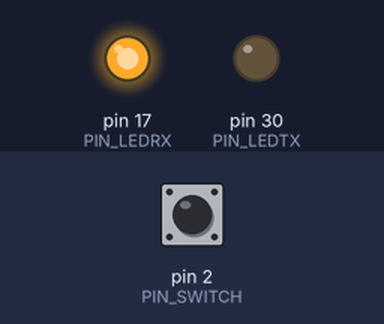
Simulated run of this sketch. Board: SparkFun Pro Micro, built with avr-gcc and run on an emulated ATmega32U4. Parts: output pins drawn as LEDs (lit = HIGH). The test bench sets the inputs (shaded band); at power-on: pin 2 (PIN_SWITCH) HIGH. USB keyboard and mouse output is not drawn.

Above: at 1.2 s.
1.3 s: pin 2 (PIN_SWITCH) pulled LOW for 0.15 s
At 2.1 s:
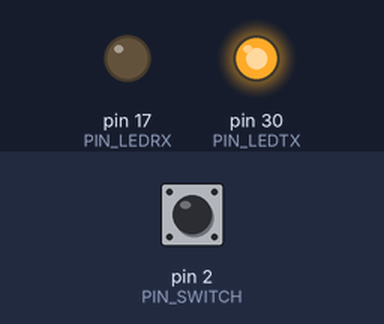
3.9 s: pin 2 (PIN_SWITCH) pulled LOW for 3.2 s
At 8.2 s:
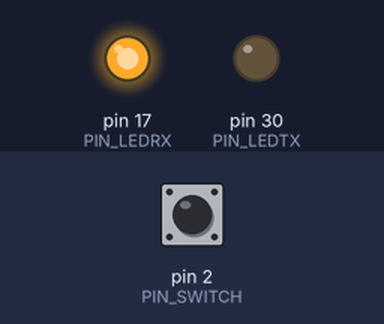
Timing chart, 0 to 9.7 s (numbered marks = the images above; inputs shaded):
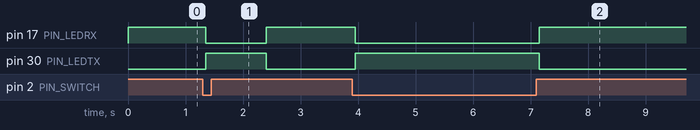

Measured:
- after the input at 1.3 s, pin 17 (PIN_LEDRX): HIGH → LOW after 0.05 s, → HIGH 1.1 s later; pin 30 (PIN_LEDTX): LOW → HIGH after 0.05 s, → LOW 1.1 s later
- after the input at 3.9 s, pin 17 (PIN_LEDRX): HIGH → LOW after 0.05 s, → HIGH 3.2 s later; pin 30 (PIN_LEDTX): LOW → HIGH after 0.05 s, → LOW 3.2 s later

The sketch:

HIDLocker.ino
```cpp
/*
  スイッチを話した時にキーを発行する(WIN + L)
  スイッチを押した時にキーを発行する(SHIFT)

  ツール -> ボード -> SparkFun AVR Boards -> SparkFun ProMicro
  ツール -> プロセッサ -> ATmega32U4(5V, 16MHz)
*/
#include <Arduino.h>
#include <Keyboard.h>
#include "keycodes.h"

#define PIN_SWITCH 2
#define PIN_LEDRX 17
#define PIN_LEDTX 30
#define KEYCODE_UP KC_LEFT_SHIFT
#define KEYCODE_DOWN KC_L
#define KEYCODE_MOD KC_LEFT_GUI

typedef enum {
  SS_IDLE
  , SS_CHAT
  , SS_GUARD
} SWITCH_STATE;

SWITCH_STATE state = SS_IDLE;
typedef void (*FUNC_STATE)();
unsigned long millis_start;
int switch_bit; // 確定したキー

#define switch_bit_in() digitalRead(PIN_SWITCH)

//***************************************************
// led
//***************************************************
void led(bool on) {
  digitalWrite(PIN_LEDRX, on ? HIGH : LOW);
  digitalWrite(PIN_LEDTX, !on ? HIGH : LOW);
}

//***************************************************
// stt_ss_idle
//***************************************************
void stt_ss_idle() {
  if (switch_bit !=  switch_bit_in()) {
    millis_start = millis();
    state = SS_CHAT;
  }
}

//***************************************************
// stt_ss_chat
//***************************************************
void stt_ss_chat() {
  int bit = switch_bit_in();

  if (switch_bit == bit) {
    state = SS_IDLE;
  }

  if ((millis() - millis_start) > 50) {
    millis_start = millis();
    switch_bit = bit;//キー確定

    if (switch_bit == LOW) {
      //スイッチ押した時
      Keyboard.press(KEYCODE_UP);
      Keyboard.release(KEYCODE_UP);
    } else {
      //スイッチ離した時
      Keyboard.press(KEYCODE_MOD);
      Keyboard.press(KEYCODE_DOWN);
      Keyboard.release(KEYCODE_DOWN);
      Keyboard.release(KEYCODE_MOD);
    }
    state = SS_GUARD;
    //    state = SS_CHANGED;
  }
}

//***************************************************
// stt_ss_guard
//***************************************************
void stt_ss_guard() {
  if ((millis() - millis_start) > 1000) {
    state = SS_IDLE;
  }
}

FUNC_STATE func_state[] = {
  stt_ss_idle
  , stt_ss_chat
  , stt_ss_guard
};

//=====================================================
// setup
//=====================================================
void setup() {
  Keyboard.begin();
  pinMode(PIN_LEDRX, OUTPUT);
  pinMode(PIN_LEDTX, OUTPUT);
  pinMode(PIN_SWITCH, INPUT_PULLUP);

  switch_bit = switch_bit_in();
}

//=====================================================
// loop
//=====================================================
void loop() {
  func_state[state]();
  led(switch_bit);
}
```

keycodes.h
```cpp
#ifndef KEYCODES_H
#define KEYCODES_H

#define KC_NONE 0x00

#define KC_SPC  0x20 // ' ' SPACE
#define KC_EXLM 0x21 // !
#define KC_DQUO 0x22 // "
#define KC_HASH 0x23 // #
#define KC_DLR  0x24 // $
#define KC_PERC 0x25 // %
#define KC_AMPR 0x26 // &
#define KC_QUOT 0x27 // '
#define KC_LPRN 0x28 // (
#define KC_RPRN 0x29 // )
#define KC_ASTR 0x2A // *
#define KC_PLUS 0x2B // +
#define KC_COMM 0x2C // ,
#define KC_MINS 0x2D // -
#define KC_DOT  0x2E // .
#define KC_SLSH 0x2F // /

#define KC_0	0x30
#define KC_1	0x31
#define KC_2	0x32
#define KC_3	0x33
#define KC_4	0x34
#define KC_5	0x35
#define KC_6	0x36
#define KC_7	0x37
#define KC_8	0x38
#define KC_9	0x39
#define KC_COLN 0x3A // :
#define KC_SCLN 0x3B // ;
#define KC_LABK 0x3C // <
#define KC_EQL  0x3D // =
#define KC_RABK 0x3E // >
#define KC_QUES 0x3F // ?

#define KC_AT   0x40 // @

// 0x41..0x5A A..Z

#define KC_LBRC 0x5B // [
#define KC_BSLS 0x5C // backslash
#define KC_RBRC 0x5D // ]
#define KC_CIRC 0x5E // ^
#define KC_UNDS 0x5F // _

#define KC_GRAVE  0x60 // `
#define KC_A	0x61
#define KC_B	0x62
#define KC_C	0x63
#define KC_D	0x64
#define KC_E	0x65
#define KC_F	0x66
#define KC_G	0x67
#define KC_H	0x68
#define KC_I	0x69
#define KC_J	0x6A
#define KC_K	0x6B
#define KC_L	0x6C
#define KC_M	0x6D
#define KC_N	0x6E
#define KC_O	0x6F
#define KC_P	0x70
#define KC_Q	0x71
#define KC_R	0x72
#define KC_S	0x73
#define KC_T	0x74
#define KC_U	0x75
#define KC_V	0x76
#define KC_W	0x77
#define KC_X	0x78
#define KC_Y	0x79
#define KC_Z	0x7A
#define KC_LCBR 0x7B // {
#define KC_PIPE 0x7C // |
#define KC_RCBR 0x7D // }
#define KC_TILD 0x7E // ~

// https://www.arduino.cc/en/Reference/KeyboardModifiers
// http://www2d.biglobe.ne.jp/~msyk/keyboard/layout/usbkeycode.html

#define KC_LEFT_CTRL	0x80	//
#define KC_LEFT_SHIFT	0x81	//
#define KC_LEFT_ALT		0x82	//
#define KC_LEFT_GUI		0x83	// Windows
#define KC_RIGHT_CTRL	0x84	//
#define KC_RIGHT_SHIFT	0x85	//
#define KC_RIGHT_ALT	0x86	//
#define KC_RIGHT_GUI	0x87	// Windows
#define KC_UP_ARROW		0xDA	//
#define KC_DOWN_ARROW	0xD9	//
#define KC_LEFT_ARROW	0xD8	//
#define KC_RIGHT_ARROW	0xD7	//
#define KC_BACKSPACE	0xB2	//
#define KC_TAB			0xB3	//
#define KC_RETURN		0xB0	//
#define KC_ESC			0xB1	//
#define KC_INSERT		0xD1	//
#define KC_DELETE		0xD4	//
#define KC_PAGE_UP		0xD3	//
#define KC_PAGE_DOWN	0xD6	//
#define KC_HOME			0xD2	//
#define KC_END			0xD5	//
#define KC_CAPS_LOCK	0xC1	//
#define KC_F1			0xC2	//
#define KC_F2			0xC3	//
#define KC_F3			0xC4	//
#define KC_F4			0xC5	//
#define KC_F5			0xC6	//
#define KC_F6			0xC7	//
#define KC_F7			0xC8	//
#define KC_F8			0xC9	//
#define KC_F9			0xCA	//
#define KC_F10			0xCB	//
#define KC_F11			0xCC	//
#define KC_F12			0xCD	//
#define KC_PSCREEN		0xCE // Print Screen
#define KC_APPLICATION	0xED

#define KC_GRV KC_GRAVE  // 0x60 // `
#define KC_LCTL	KC_LEFT_CTRL	// 0x80
#define KC_LSFT	KC_LEFT_SHIFT	// 0x81
#define KC_LALT	KC_LEFT_ALT		// 0x82
#define KC_LGUI	KC_LEFT_GUI		// 0x83
#define KC_RCTL	KC_RIGHT_CTRL	// 0x84
#define KC_RSFT	KC_RIGHT_SHIFT	// 0x85
#define KC_RALT	KC_RIGHT_ALT	// 0x86
#define KC_RGUI	KC_RIGHT_GUI	// 0x87
#define KC_UP	KC_UP_ARROW		// 0xDA
#define KC_DOWN	KC_DOWN_ARROW	// 0xD9
#define KC_LEFT	KC_LEFT_ARROW	// 0xD8
#define KC_RGHT	KC_RIGHT_ARROW	// 0xD7
#define KC_BS	KC_BACKSPACE	// 0xB2
#define KC_ENT	KC_RETURN		// 0xB0
#define KC_INS	KC_INSERT		// 0xD1
#define KC_DEL	KC_DELETE		// 0xD4
#define KC_PGUP	KC_PAGE_UP		// 0xD3
#define KC_PGDN	KC_PAGE_DOWN	// 0xD6
#define KC_CAPS	KC_CAPS_LOCK	// 0xC1
#define KC_PSCR KC_PSCREEN		// 0xCE
#define KC_PRT KC_PSCREEN    // 0xCE
#define KC_APP  KC_APPLICATION  // 0xED

#define KC_SAFE_RANGE 0xF0

#define KC_SAFE_RANGE_0 KC_SAFE_RANGE
#define KC_SAFE_RANGE_1 0xF1
#define KC_SAFE_RANGE_2 0xF2
#define KC_SAFE_RANGE_3 0xF3
#define KC_SAFE_RANGE_4 0xF4
#define KC_SAFE_RANGE_5 0xF5
#define KC_SAFE_RANGE_6 0xF6
#define KC_SAFE_RANGE_7 0xF7
#define KC_SAFE_RANGE_8 0xF8
#define KC_SAFE_RANGE_9 0xF9
#define KC_SAFE_RANGE_A 0xFA
#define KC_SAFE_RANGE_B 0xFB
#define KC_SAFE_RANGE_C 0xFC
#define KC_SAFE_RANGE_D 0xFD
#define KC_SAFE_RANGE_E 0xFE
#define KC_SAFE_RANGE_F 0xFF

#endif //KEYCODES_H
```
